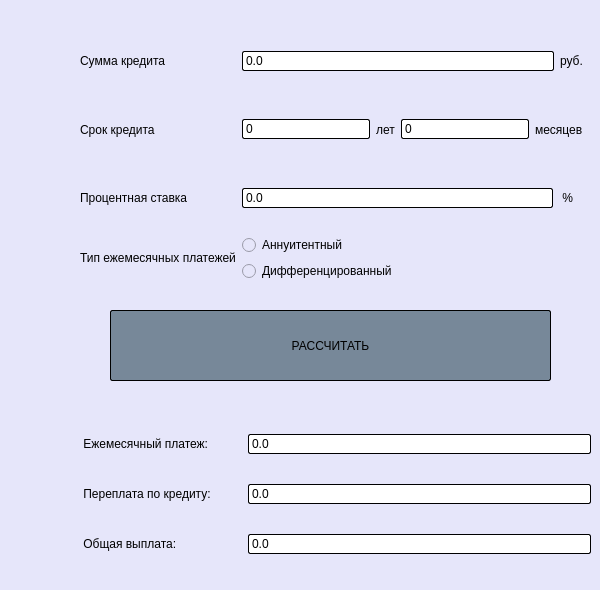
    <widget class="QWidget" name="CreditCalc">
     <property name="styleSheet">
      <string notr="true">QWidget {
	background-color: #E6E6FA;
}

QPushButton {
	color: #000000;
	background-color: #778899;
	border: 1px solid black;
    border-radius: 2px;
    padding: 1px;
}

QLineEdit {
	color: #000000;
	background-color: #FFFFFF;
	border: 1px solid black;
    border-radius: 2px;
    padding: 1px;
}</string>
     </property>
     <attribute name="title">
      <string>CreditCalc</string>
     </attribute>
     <widget class="QWidget" name="gridLayoutWidget">
      <property name="geometry">
       <rect>
        <x>80</x>
        <y>30</y>
        <width>503</width>
        <height>251</height>
       </rect>
      </property>
      <layout class="QGridLayout" name="gridLayout">
       <item row="3" column="0">
        <widget class="QLabel" name="type_label">
         <property name="text">
          <string>Тип ежемесячных платежей</string>
         </property>
        </widget>
       </item>
       <item row="1" column="0">
        <widget class="QLabel" name="time_label">
         <property name="text">
          <string>Срок кредита</string>
         </property>
        </widget>
       </item>
       <item row="3" column="1">
        <layout class="QVBoxLayout" name="verticalLayout">
         <item>
          <widget class="QRadioButton" name="type_an">
           <property name="text">
            <string>Аннуитентный</string>
           </property>
          </widget>
         </item>
         <item>
          <widget class="QRadioButton" name="type_diff">
           <property name="text">
            <string>Дифференцированный</string>
           </property>
          </widget>
         </item>
        </layout>
       </item>
       <item row="2" column="0">
        <widget class="QLabel" name="proz_label">
         <property name="text">
          <string>Процентная ставка</string>
         </property>
        </widget>
       </item>
       <item row="0" column="0">
        <widget class="QLabel" name="sum_label">
         <property name="text">
          <string>Сумма кредита</string>
         </property>
        </widget>
       </item>
       <item row="1" column="1">
        <layout class="QHBoxLayout" name="horizontalLayout">
         <item>
          <widget class="QLineEdit" name="time_year_edit">
           <property name="text">
            <string>0</string>
           </property>
          </widget>
         </item>
         <item>
          <widget class="QLabel" name="time_year_line">
           <property name="text">
            <string>лет</string>
           </property>
          </widget>
         </item>
         <item>
          <widget class="QLineEdit" name="time_month_edit">
           <property name="text">
            <string>0</string>
           </property>
          </widget>
         </item>
         <item>
          <widget class="QLabel" name="time_month_line">
           <property name="text">
            <string>месяцев</string>
           </property>
          </widget>
         </item>
        </layout>
       </item>
       <item row="0" column="1">
        <layout class="QHBoxLayout" name="horizontalLayout_2">
         <item>
          <widget class="QLineEdit" name="sum_edit">
           <property name="text">
            <string>0.0</string>
           </property>
          </widget>
         </item>
         <item>
          <widget class="QLabel" name="rub_line">
           <property name="text">
            <string>руб.</string>
           </property>
          </widget>
         </item>
        </layout>
       </item>
       <item row="2" column="1">
        <layout class="QHBoxLayout" name="horizontalLayout_3">
         <item>
          <widget class="QLineEdit" name="proz_edit">
           <property name="text">
            <string>0.0</string>
           </property>
          </widget>
         </item>
         <item>
          <widget class="QLabel" name="proz_line">
           <property name="text">
            <string> %   </string>
           </property>
          </widget>
         </item>
        </layout>
       </item>
      </layout>
     </widget>
     <widget class="QPushButton" name="push_calc">
      <property name="geometry">
       <rect>
        <x>110</x>
        <y>310</y>
        <width>441</width>
        <height>71</height>
       </rect>
      </property>
      <property name="text">
       <string>РАССЧИТАТЬ</string>
      </property>
     </widget>
     <widget class="QWidget" name="gridLayoutWidget_2">
      <property name="geometry">
       <rect>
        <x>80</x>
        <y>410</y>
        <width>511</width>
        <height>171</height>
       </rect>
      </property>
      <layout class="QGridLayout" name="gridLayout_2">
       <item row="0" column="1">
        <widget class="QLineEdit" name="every_month_edit">
         <property name="text">
          <string>0.0</string>
         </property>
        </widget>
       </item>
       <item row="2" column="1">
        <widget class="QLineEdit" name="result_edit">
         <property name="text">
          <string>0.0</string>
         </property>
        </widget>
       </item>
       <item row="0" column="0">
        <widget class="QLabel" name="every_month_label">
         <property name="text">
          <string> Ежемесячный платеж:          </string>
         </property>
        </widget>
       </item>
       <item row="1" column="1">
        <widget class="QLineEdit" name="overpayment_edit">
         <property name="text">
          <string>0.0</string>
         </property>
        </widget>
       </item>
       <item row="2" column="0">
        <widget class="QLabel" name="result_label">
         <property name="text">
          <string> Общая выплата:</string>
         </property>
        </widget>
       </item>
       <item row="1" column="0">
        <widget class="QLabel" name="overpayment_label">
         <property name="text">
          <string> Переплата по кредиту:</string>
         </property>
        </widget>
       </item>
      </layout>
     </widget>
    </widget>
